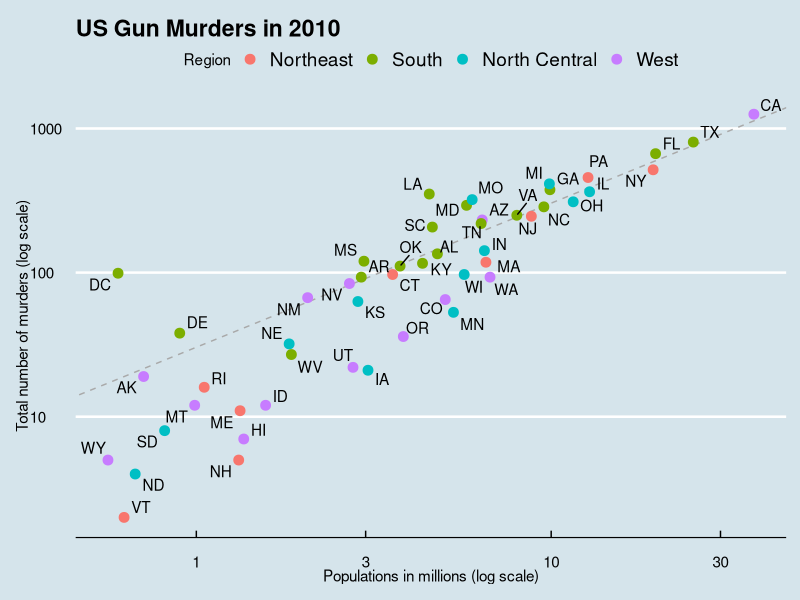
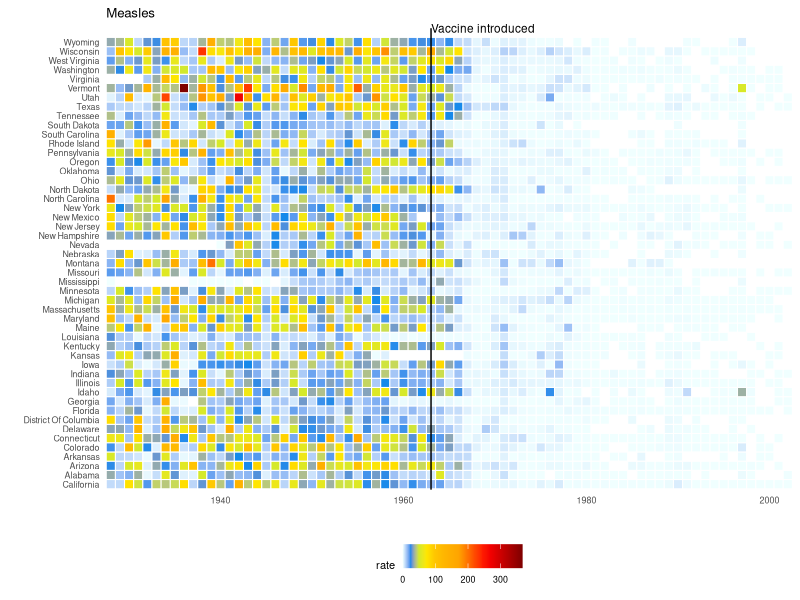
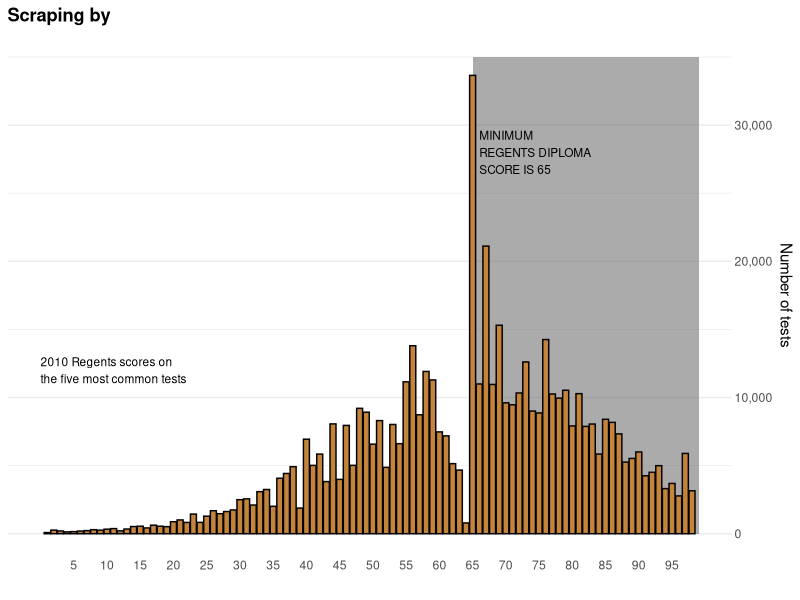
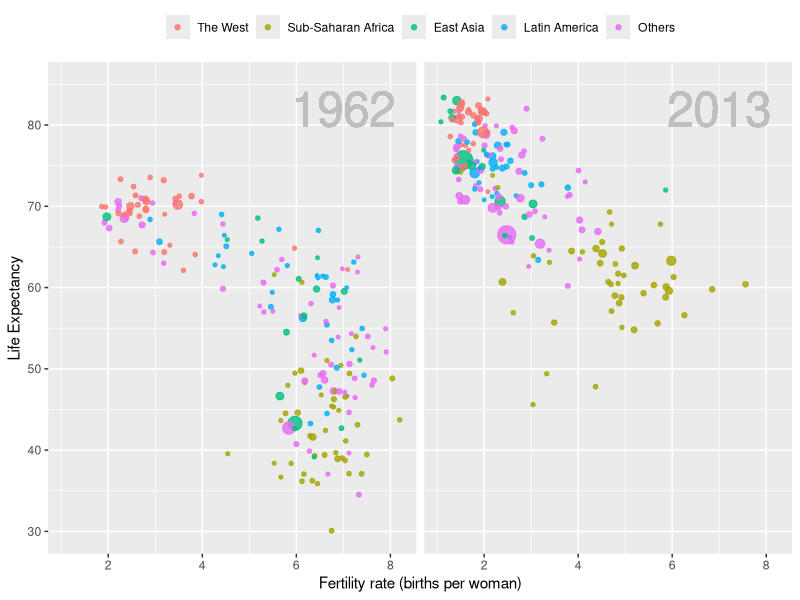

These charts were generated, in order, by the following R code:
## ---- chunk 1
library(dslabs)
head(murders)
## ---- chunk 2
library(tidyverse)
library(ggthemes)
library(ggrepel)

r <- murders |> 
  summarize(pop = sum(population), tot = sum(total)) |> 
  mutate(rate = tot/pop*10^6) |> pull(rate)

murders |> ggplot(aes(x = population/10^6, y = total, label = abb)) +  
  geom_abline(intercept = log10(r), lty = 2, col = "darkgrey") +
  geom_point(aes(color = region), size = 3) +
  geom_text_repel() + 
  scale_x_log10() +
  scale_y_log10() +
  xlab("Populations in millions (log scale)") + 
  ylab("Total number of murders (log scale)") +
  ggtitle("US Gun Murders in 2010") +
  scale_color_discrete(name = "Region") +
  theme_economist()
## ---- chunk 3
#knitr::include_graphics(file.path(img_path,"wsj-vaccines.png"))
the_disease <- "Measles"
dat <- us_contagious_diseases |>
  filter(!state%in%c("Hawaii","Alaska") & disease == the_disease) |>
  mutate(rate = count / population * 10000 * 52 / weeks_reporting) |>
  mutate(state = reorder(state, rate))

jet.colors <-
colorRampPalette(c("#F0FFFF", "cyan", "#007FFF", "yellow", "#FFBF00", "orange", "red", "#7F0000"), bias = 2.25)

dat |> ggplot(aes(year, state, fill = rate)) +
  geom_tile(color = "white", linewidth = 0.35) +
  scale_x_continuous(expand = c(0,0)) +
  scale_fill_gradientn(colors = jet.colors(16), na.value = 'white') +
  geom_vline(xintercept = 1963, col = "black") +
  theme_minimal() + 
  theme(panel.grid = element_blank()) +
  coord_cartesian(clip = 'off') +
  ggtitle(the_disease) +
  ylab("") +
  xlab("") +  
  theme(legend.position = "bottom", text = element_text(size = 8)) + 
  annotate(geom = "text", x = 1963, y = 50.5, label = "Vaccine introduced", size = 3, hjust = 0)
## ---- chunk 4
#knitr::include_graphics(file.path(img_path,"nythist.png"))
nyc_regents_scores$total <- rowSums(nyc_regents_scores[,-1], na.rm = TRUE)

nyc_regents_scores |> 
  filter(!is.na(score)) |>
  ggplot(aes(score, total)) + 
  annotate("rect", xmin = 65, xmax = 99, ymin = 0, ymax = 35000, alpha = .5) +
  geom_bar(stat = "identity", color = "black", fill = "#C4843C") + 
  annotate("text", x = 66, y = 28000, label = "MINIMUM\nREGENTS DIPLOMA\nSCORE IS 65", hjust = 0, size = 3) +
  annotate("text", x = 0, y = 12000, label = "2010 Regents scores on\nthe five most common tests", hjust = 0, size = 3) +
  scale_x_continuous(breaks = seq(5, 95, 5), limits = c(0,99)) + 
  scale_y_continuous(position = "right", labels = scales::comma) +
  ggtitle("Scraping by") + 
  xlab("") + ylab("Number of tests") + 
  theme_minimal() + 
  theme(panel.grid.major.x = element_blank(), 
        panel.grid.minor.x = element_blank(),
        axis.ticks.length = unit(-0.2, "cm"),
        plot.title = element_text(face = "bold"))
## ---- chunk 5

west <- c("Western Europe","Northern Europe","Southern Europe",
          "Northern America","Australia and New Zealand")

gapminder <- gapminder |> 
  mutate(group = case_when(
    region %in% west ~ "The West",
    region %in% c("Eastern Asia", "South-Eastern Asia") ~ "East Asia",
    region %in% c("Caribbean", "Central America", "South America") ~ "Latin America",
    continent == "Africa" & region != "Northern Africa" ~ "Sub-Saharan Africa",
    TRUE ~ "Others"))
gapminder <- gapminder |> 
  mutate(group = factor(group, levels = rev(c("Others", "Latin America", "East Asia","Sub-Saharan Africa", "The West"))))

if (knitr::is_html_output()) {
  library(gganimate)
  years <- c(1960:2016)
  p <- filter(gapminder, year %in% years & !is.na(group) & 
                !is.na(fertility) & !is.na(life_expectancy)) |>
    mutate(population_in_millions = population/10^6) |>
    ggplot(aes(fertility, y = life_expectancy, col = group, size = population_in_millions)) +
    geom_point(alpha = 0.8) +
    guides(size = "none") +
    theme(legend.title = element_blank()) + 
    coord_cartesian(ylim = c(30, 85)) + 
    labs(title = 'Year: {frame_time}', 
         x = 'Fertility rate (births per woman)', y = 'Life expectancy') +
    transition_time(year) +
    ease_aes('linear')
  
  animate(p, end_pause = 15)
} else{
  years <- c(1962, 2013)
  p <- filter(gapminder, year %in% years & !is.na(group) & 
                !is.na(fertility) & !is.na(life_expectancy)) |>
    mutate(population_in_millions = population/10^6) |>
    ggplot(aes(fertility, y = life_expectancy, col = group, size = population_in_millions)) +
    geom_point(alpha = 0.8) +
    guides(size = "none") +
    theme(plot.title = element_blank(), legend.title = element_blank()) + 
    coord_cartesian(ylim = c(30, 85)) + 
    xlab("Fertility rate (births per woman)") +
    ylab("Life Expectancy") + 
    geom_text(aes(x = 7, y = 82, label = year), cex = 12, color = "grey") +
    facet_grid(. ~ year)
  
  p + theme(strip.background = element_blank(),
            strip.text.x = element_blank(),
            strip.text.y = element_blank(),
            legend.position = "top")
}
